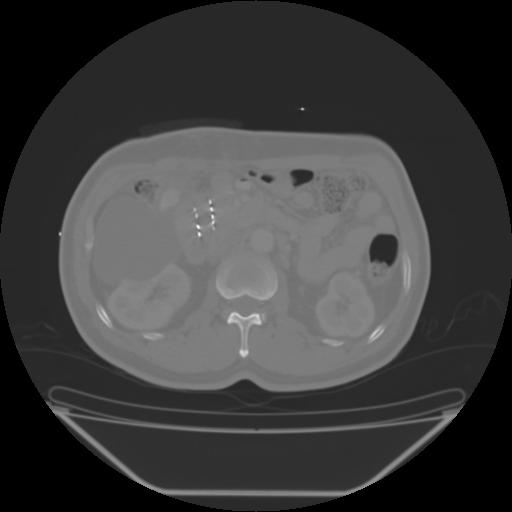
#> input picture Test_Img/4.jpg, 512 x 512 px, found by its file name
$ python farid.py
#> lines starting #> are read from the running program, lines starting #| are printed output that depends on the picture
# 使用Farid变换找到边缘大小。
from skimage.filters import farid, farid_h, farid_v
from skimage import io, img_as_float

image = img_as_float(io.imread('/home/qiao/PythonProjects/Scikit-image_On_CT/Test_Img/4.jpg'))
#> image: shape (512, 512) float64; min 0, max 0.996, mean 0.237

filtered_image = farid(image)
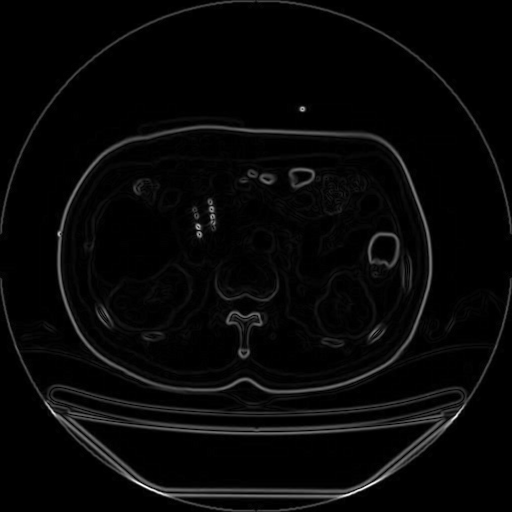
#> filtered_image: shape (512, 512) float64; min 0, max 0.169, mean 0.00491; drawn with min black and max white

io.imshow(filtered_image)
io.show()

# farid_h找到图像的水平边缘
filtered_image = farid_h(image)
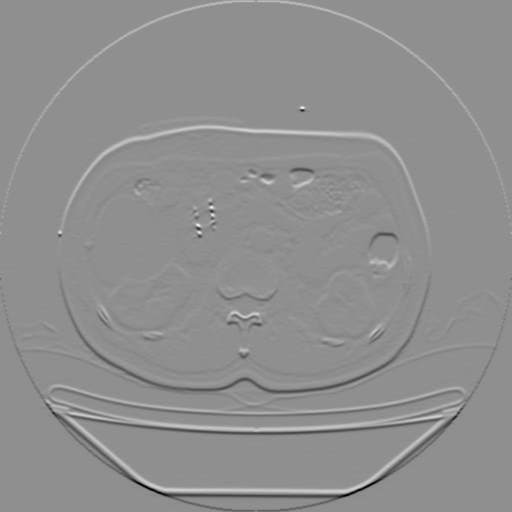
#> filtered_image: shape (512, 512) float64; min -0.213, max 0.166, mean 6.89e-07; drawn with min black and max white

io.imshow(filtered_image)
io.show()

#farid_v找到图像的竖直边缘
filtered_image = farid_v(image)
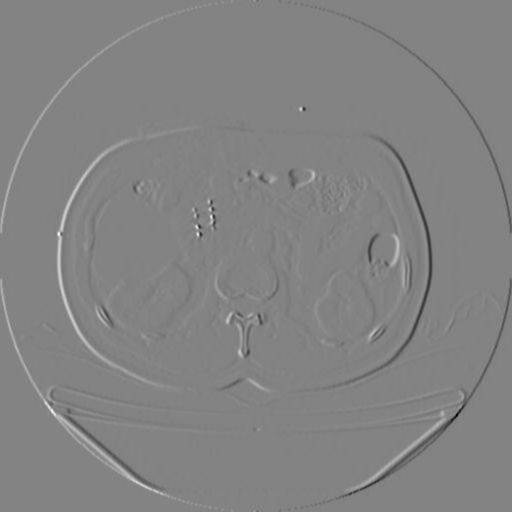
#> filtered_image: shape (512, 512) float64; min -0.189, max 0.178, mean -2.87e-07; drawn with min black and max white

io.imshow(filtered_image)
io.show()

$ run again, with Test_Img/10.jpg copied over Test_Img/4.jpg
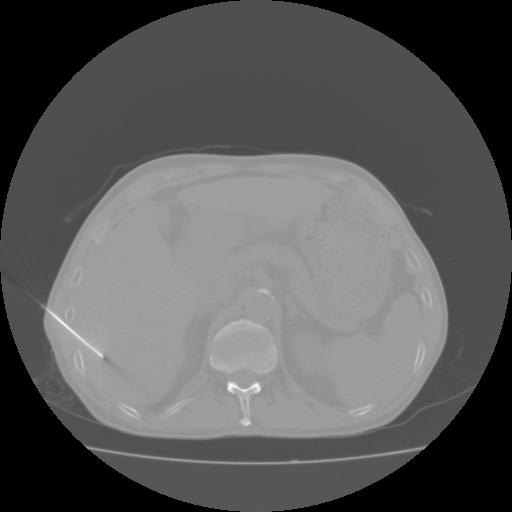
#> input picture Test_Img/10.jpg, 512 x 512 px, found by its file name
#> `filtered_image = farid_h(image)`:
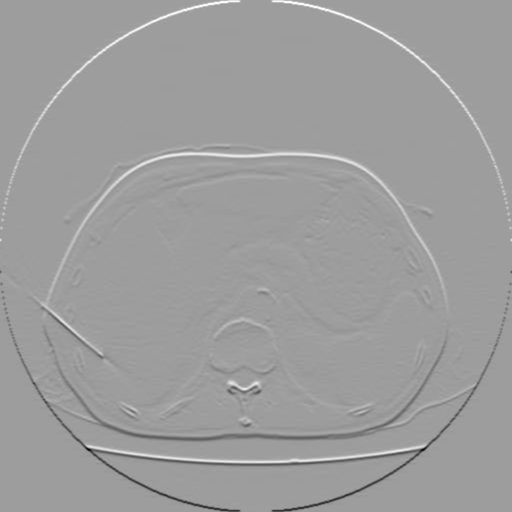
#> filtered_image: shape (512, 512) float64; min -0.198, max 0.123, mean 4.79e-06; drawn with min black and max white
#> `filtered_image = farid_v(image)`:
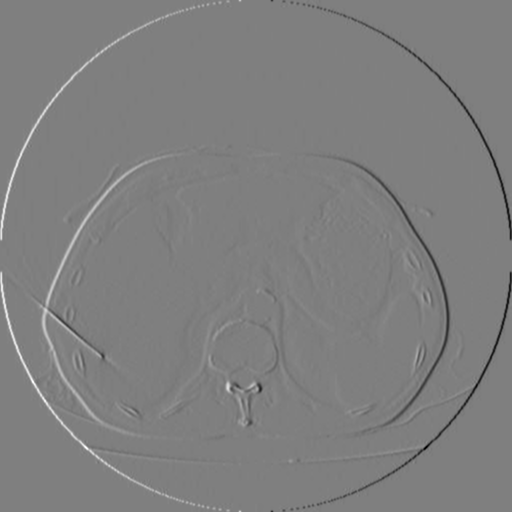
#> filtered_image: shape (512, 512) float64; min -0.152, max 0.153, mean 6.72e-07; drawn with min black and max white

$ run again, with Test_Img/41.jpg copied over Test_Img/4.jpg
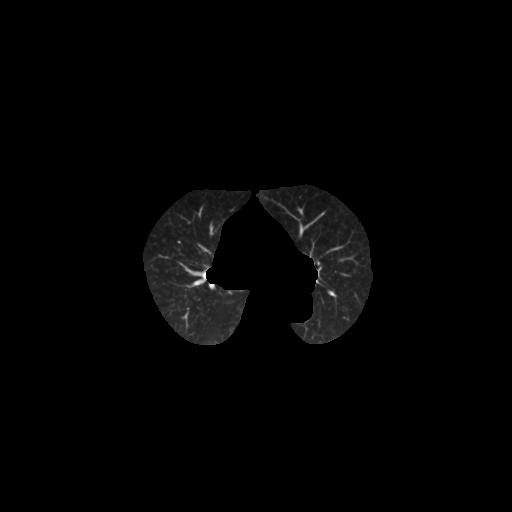
#> input picture Test_Img/41.jpg, 512 x 512 px, found by its file name
#> `filtered_image = farid_h(image)`:
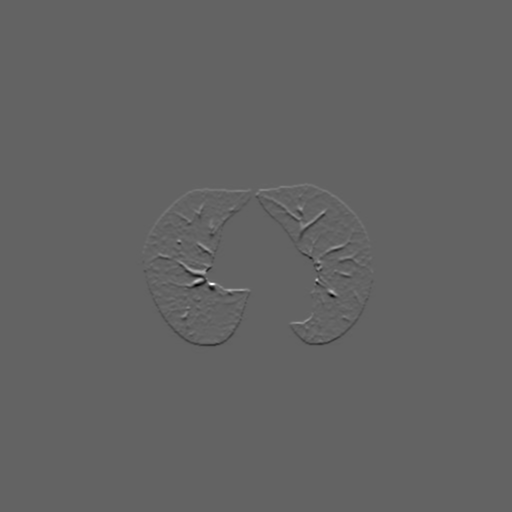
#> filtered_image: shape (512, 512) float64; min -0.228, max 0.357, mean -3.32e-20; drawn with min black and max white
#> `filtered_image = farid_v(image)`:
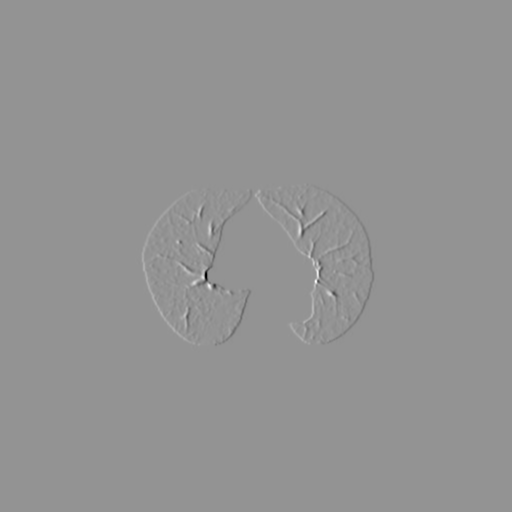
#> filtered_image: shape (512, 512) float64; min -0.372, max 0.272, mean -2.43e-21; drawn with min black and max white
